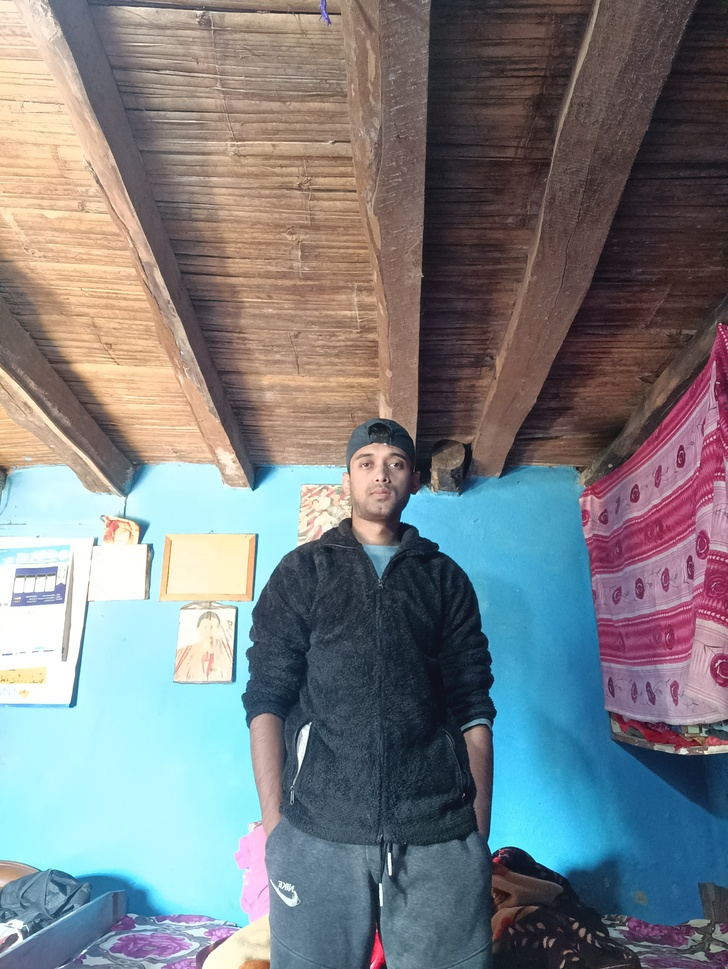
#> input picture 111.jpg, 728 x 969 px, shrunk from 3488 x 4640 before the run
$ python testDOF.py
#> lines starting #> are read from the running program, lines starting #| are printed output that depends on the picture; after the words box and inside, x2 and y2 are one past the last pixel; in counts of white or black regions, pixels touching at a corner belong together
import cv2
import numpy as np

def calculate_dof_range(focal_length, f_number, coc, focus_distance):
    """
    Calculate depth of field range using basic lens equations.
    Returns near and far points of acceptable sharpness.
    """
    # Avoid division by zero and negative values
    if any(x <= 0 for x in [focal_length, f_number, coc, focus_distance]):
        raise ValueError("All parameters must be positive")

    hyperfocal = (focal_length ** 2) / (f_number * coc) + focal_length

    # Calculate near point
    near = (focus_distance * (hyperfocal - focal_length)) / \
          (hyperfocal + focus_distance - 2 * focal_length)

    # Calculate far point
    if hyperfocal <= focus_distance:
        far = float('inf')
    else:
        far = (focus_distance * (hyperfocal - focal_length)) / \
             (hyperfocal - focus_distance)

    return max(focal_length, near), far

def apply_depth_of_field(image_path, depth_map=None, focal_length=0.05,
                        focus_distance=2.0, f_number=2.8, blur_strength=30):
    """
    Apply depth of field effect using OpenCV.

    Parameters:
    - image_path: path to input image
    - depth_map: optional depth map (if None, creates synthetic one)
    - focal_length: lens focal length in meters
    - focus_distance: focus distance in meters
    - f_number: aperture f-number
    - blur_strength: strength of the blur effect
    """
#> called with image_path = '111.jpg', focal_length = 0.05, focus_distance = 2, f_number = 2.8, blur_strength = 30
    # Read and check image
    image = cv2.imread(image_path)
#> image is the input picture: shape (969, 728, 3); mean B, G, R 130.6, 127.1, 123
    if image is None:
        raise FileNotFoundError(f"Could not load image: {image_path}")

    height, width = image.shape[:2]
#> height = 969; width = 728

    # Create synthetic depth map if none provided
    if depth_map is None:
        depth_map = np.linspace(1, 10, width, dtype=np.float32)
#> depth_map = 728 values from 1 to 10
        depth_map = np.tile(depth_map, (height, 1))

    # Calculate depth of field range
    near, far = calculate_dof_range(
        focal_length, f_number, 0.00002, focus_distance
    )
    print(f"Depth of field range: {near:.2f}m to {far:.2f}m")

    # Create masks for different depth regions
    in_focus_mask = cv2.inRange(
        depth_map,
        near,
        float('inf') if far == float('inf') else far
    )
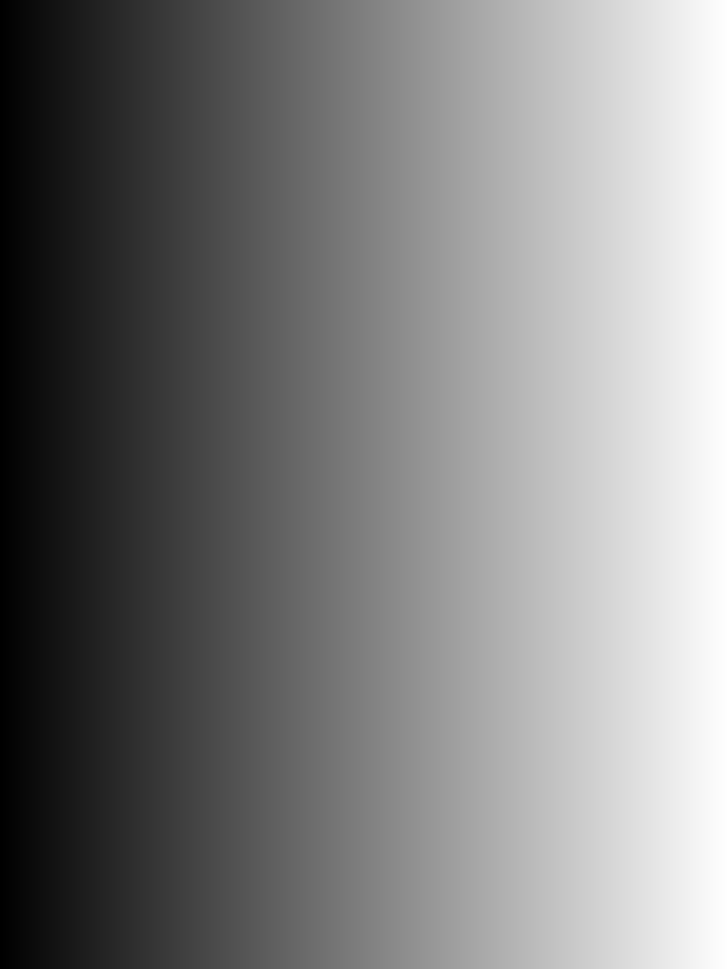
#> depth_map: shape (969, 728) float32; min 1, max 10, mean 5.5; drawn with min black and max white

    # Create blur masks based on distance from focus plane
    blur_amount = np.abs(depth_map - focus_distance)
    blur_amount = cv2.normalize(blur_amount, None, 0, 1, cv2.NORM_MINMAX)
    blur_amount = (blur_amount * blur_strength).astype(np.uint8)

    # Initialize output image
    output = image.copy()

    # Apply varying blur based on depth
    max_blur = blur_strength
    for blur_size in range(1, max_blur + 1, 2):
        # Create mask for current blur level
        level_mask = cv2.inRange(blur_amount, blur_size - 1, blur_size + 1)
        if not cv2.countNonZero(level_mask):
            continue

        # Apply Gaussian blur
        blurred = cv2.GaussianBlur(
            image,
            (blur_size * 2 + 1, blur_size * 2 + 1),
            0
        )

        # Combine blurred regions
        output = cv2.bitwise_and(output, output, mask=cv2.bitwise_not(level_mask))
        output += cv2.bitwise_and(blurred, blurred, mask=level_mask)
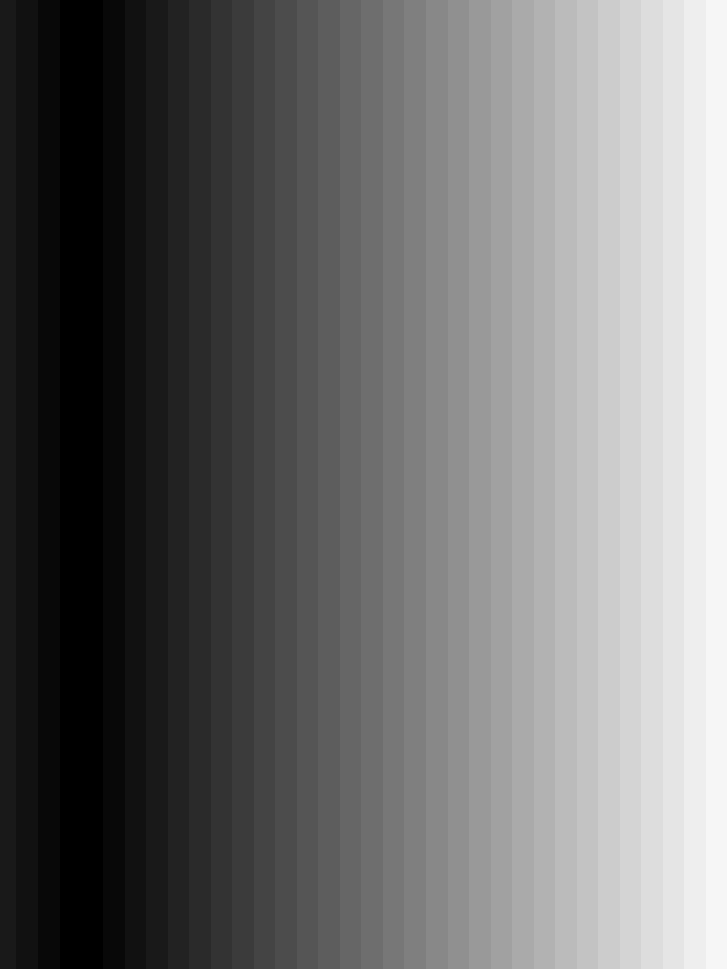
#> blur_amount: shape (969, 728); min 0, max 30, mean 13; drawn with min black and max white
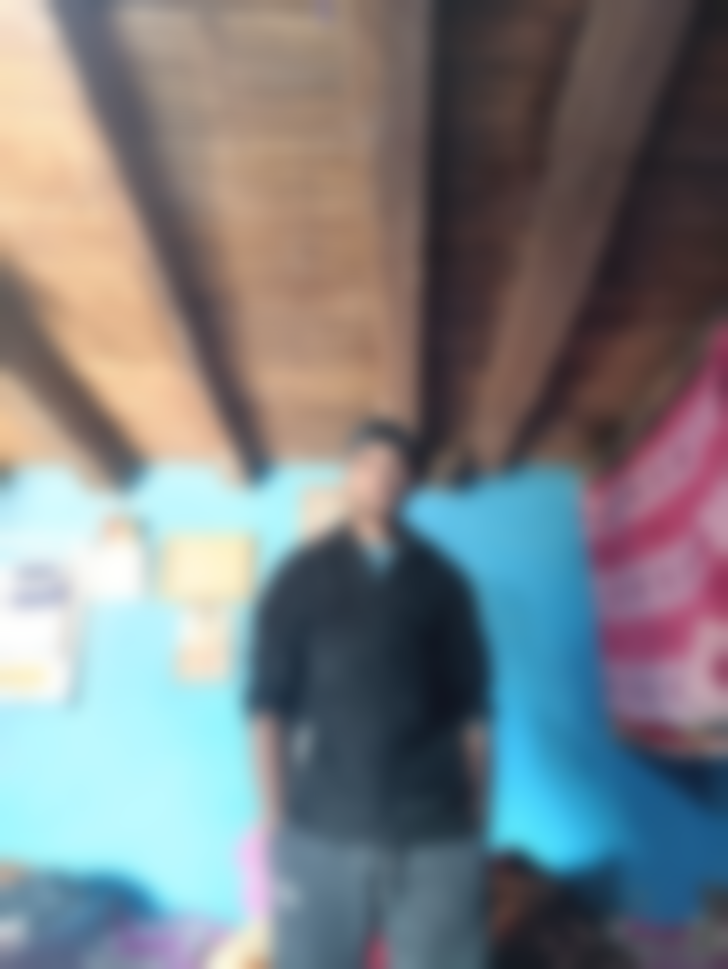
#> blurred: shape (969, 728, 3); mean B, G, R 130.6, 127.1, 123
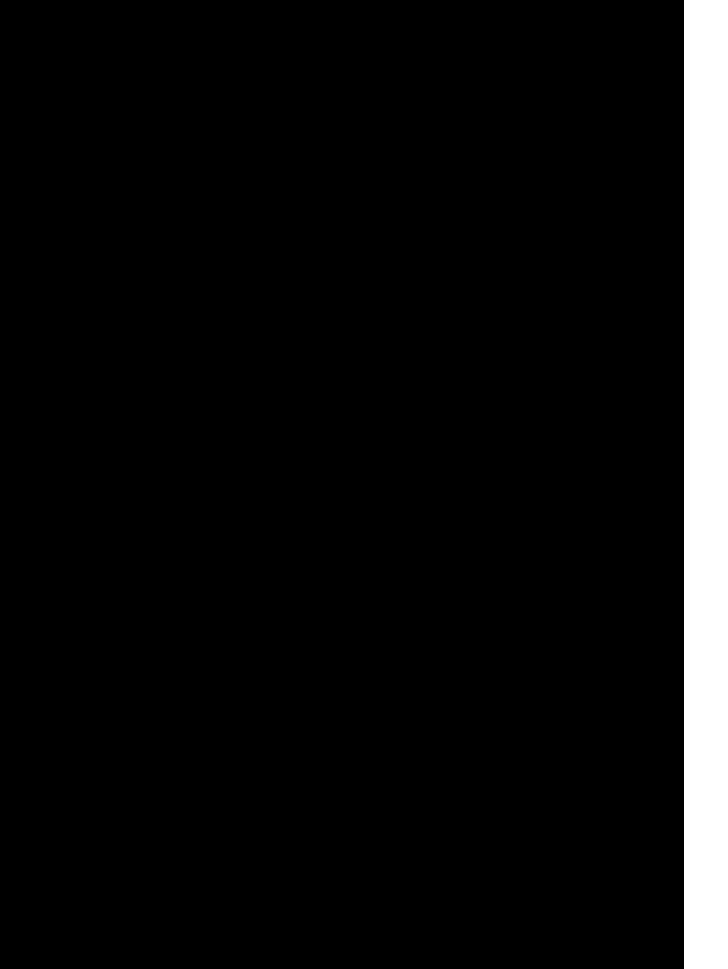
#> level_mask: shape (969, 728); 6% white; 1 white region, box (x1, y1, x2, y2) and area: (684, 0, 728, 969) 42636
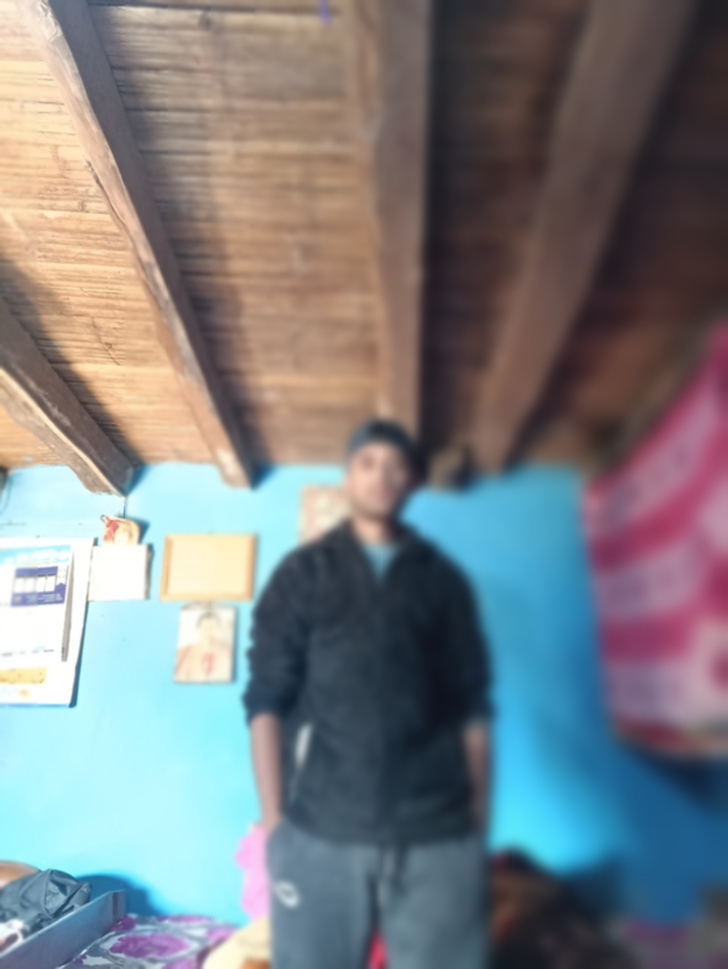
#> output: shape (969, 728, 3); mean B, G, R 130.6, 127.1, 123

    # Keep in-focus regions sharp
    output = cv2.bitwise_and(output, output, mask=cv2.bitwise_not(in_focus_mask))
#> in_focus_mask: shape (969, 728); 1.9% white; 1 white region, box (x1, y1, x2, y2) and area: (75, 0, 89, 969) 13566
    output += cv2.bitwise_and(image, image, mask=in_focus_mask)
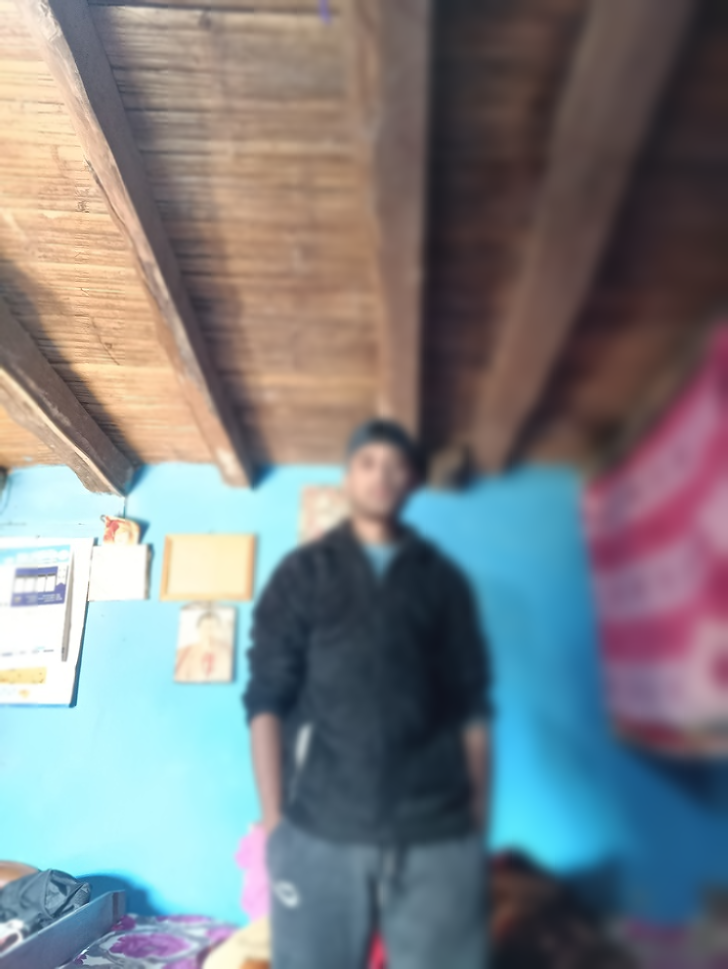
#> output: shape (969, 728, 3); mean B, G, R 130.6, 127.1, 123

    return output

def main():
    # Example usage
    image_path = "111.jpg"

    # Camera parameters
    params = {
        'focal_length': 0.05,    # 50mm lens
        'focus_distance': 2.0,   # Focus at 2 meters
        'f_number': 2.8,         # f/2.8 aperture
        'blur_strength': 30      # Maximum blur radius in pixels
    }

    try:
        # Apply depth of field effect
        result = apply_depth_of_field(image_path, **params)

        # Save result
        cv2.imwrite("depth_of_field_opencv.jpg", result)
        print("Successfully saved depth_of_field_opencv.jpg")

    except Exception as e:
        print(f"Error: {e}")

if __name__ == "__main__":
    main()
